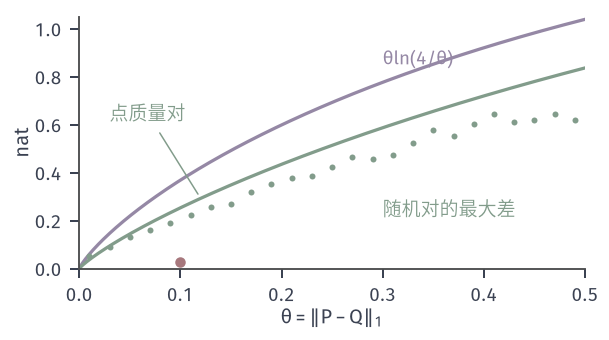

Source code (Python):
from pathlib import Path
import sys
HERE = Path(__file__).resolve().parent
sys.path.insert(0, str(HERE.parent/'info-common'))
from info_fig import *
# Four-letter alphabet, theta = ||P-Q||_1 <= 1/2.
# Purple: proven bound theta ln(4/theta).
# Green: explicit pairs P = (1,0,0,0), Q = (1-theta/2, theta/6, theta/6, theta/6):
#        |H(P)-H(Q)| = h_b(theta/2) + (theta/2) ln 3 (computed directly from the two tables).
# Green dots: largest |dH| over 200000 random pairs per theta-bin (P ~ Dir(1,1,1,1), Q mixes P with
#        another Dir(1,1,1,1) draw, weight Unif(0,0.3); seed 1).
# Red: P = (1/2,1/4,1/8,1/8), Q = (0.45,0.3,0.125,0.125), theta = 0.1, |dH| = 0.0274.
rng = np.random.default_rng(1)
n = 200000
P = rng.dirichlet(np.ones(4), n)
D = rng.dirichlet(np.ones(4), n); t = rng.uniform(0, .3, n)[:, None]
Q = (1-t)*P + t*D
def Hm(A):
    A = np.clip(A, 1e-300, 1); return -(A*np.log(A)).sum(1)
th = np.abs(P-Q).sum(1); dH = np.abs(Hm(P)-Hm(Q))
bins = np.linspace(0, .5, 26); mx = []
for lo, hi in zip(bins[:-1], bins[1:]):
    m = (th >= lo) & (th < hi); mx.append(dH[m].max() if m.any() else np.nan)
fig, ax = figure(width_mm=86, height_mm=48)
panel(fig, left=.13, right=.96, bottom=.21, top=.95)
x = np.linspace(1e-4, .5, 400)
ax.plot(x, x*np.log(4/x), color=PURPLE, lw=1.3)
fam = [H([1-v/2, v/6, v/6, v/6]) for v in x]
ax.plot(x, fam, color=GREEN, lw=1.3)
ax.plot((bins[:-1]+bins[1:])/2, mx, 'o', color=GREEN, ms=2.4, mew=0)
p0 = np.array([.5, .25, .125, .125]); q0 = np.array([.45, .3, .125, .125])
t0 = np.abs(p0-q0).sum(); d0 = abs(H(p0)-H(q0)); dot(ax, t0, d0)
lab(ax, .3, .85, r'$\theta\ln(4/\theta)$', PURPLE); ax.annotate('点质量对', xy=(.12, float(H([.94, .02, .02, .02]))), xytext=(.03, .62), color=GREEN, fontsize=7.5, arrowprops=dict(arrowstyle='-', color=GREEN, lw=.6)); lab(ax, .3, .22, '随机对的最大差', GREEN)
ax.set_xlim(0, .5); ax.set_ylim(0, 1.05); axlab(ax, r'$\theta=\|P-Q\|_1$', 'nat')
save(fig, HERE, 'figure', {'example_theta': t0, 'example_dH': d0, 'example_bound': t0*math.log(4/t0),
     'family_at_0.5': H([.75, 1/12, 1/12, 1/12]), 'bound_at_0.5': .5*math.log(8)})
